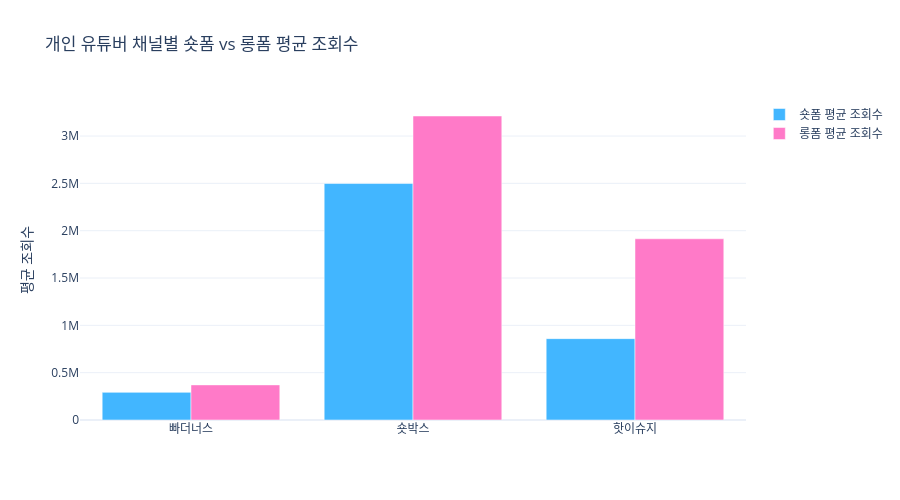

The notebook cell this image was saved under:
### Code cell
# 채널별 숏폼/롱폼 평균 조회수 비교
view_summary = df.groupby(['channel_name', 'format_type'])['view_count'].mean().reset_index()

shortform_views = view_summary[view_summary['format_type'] == 'shortform'].set_index('channel_name')['view_count']
longform_views  = view_summary[view_summary['format_type'] == 'longform'].set_index('channel_name')['view_count']

channels = list(CHANNELS.keys())

fig2 = go.Figure()
fig2.add_trace(go.Bar(
    name='숏폼 평균 조회수',
    x=channels,
    y=shortform_views.reindex(channels).fillna(0),
    marker_color='#42B6FF'
))
fig2.add_trace(go.Bar(
    name='롱폼 평균 조회수',
    x=channels,
    y=longform_views.reindex(channels).fillna(0),
    marker_color='#FF7AC8'
))
fig2.update_layout(
    title='개인 유튜버 채널별 숏폼 vs 롱폼 평균 조회수',
    yaxis_title='평균 조회수',
    barmode='group',
    template='plotly_white',
    height=500
)
fig2.show()

### Figure 1 — Plotly figure (JSON) as saved in the notebook; plotly's stock layout.template omitted (floating-point values rounded to 4 significant figures)
{"data": [{"marker": {"color": "#42B6FF"}, "name": "숏폼 평균 조회수", "type": "bar", "x": ["빠더너스", "숏박스", "핫이슈지"], "y": [291900.0, 2498000.0, 859700.0]}, {"marker": {"color": "#FF7AC8"}, "name": "롱폼 평균 조회수", "type": "bar", "x": ["빠더너스", "숏박스", "핫이슈지"], "y": [371000.0, 3212000.0, 1915000.0]}], "layout": {"barmode": "group", "height": 500, "title": {"text": "개인 유튜버 채널별 숏폼 vs 롱폼 평균 조회수"}, "yaxis": {"title": {"text": "평균 조회수"}}}}
